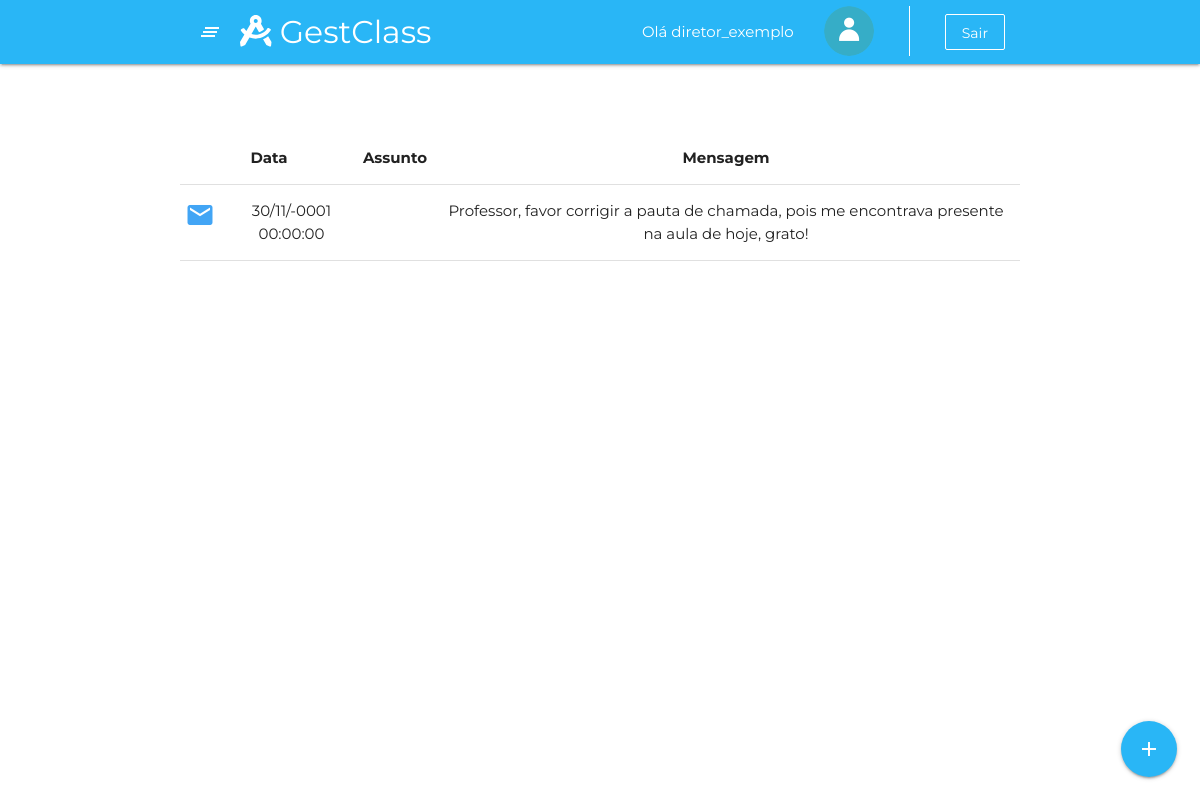
Before: /mensagensProfessor.html.php (signed in) with the older database file.
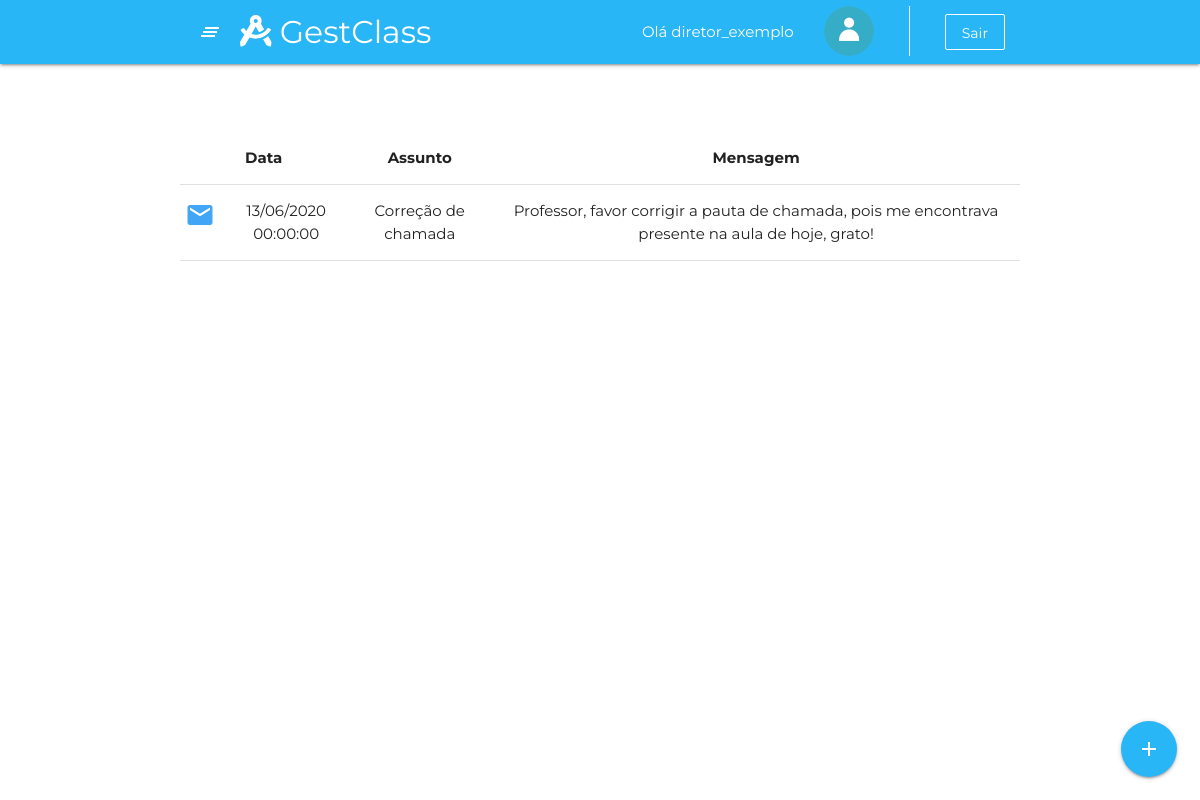
After: the same page with the newer database file.
### tables this page shows
CREATE TABLE diretor (
	ID_diretor INTEGER NOT NULL PRIMARY KEY AUTO_INCREMENT UNIQUE,
	nome_diretor VARCHAR (50) NOT NULL,
    foto VARCHAR(255),
	cep VARCHAR (10) NOT NULL,
    numero INTEGER NOT NULL,
    complemento VARCHAR (40),
    rg VARCHAR(15) NOT NULL UNIQUE,
    cpf VARCHAR(14) NOT NULL UNIQUE,
	email VARCHAR(65) NOT NULL UNIQUE,
    senha VARCHAR(50) NOT NULL,
    celular VARCHAR(15) NOT NULL,
    telefone VARCHAR(14),
    fk_id_tipo_usuario_diretor INTEGER NOT NULL,
    fk_id_escola_diretor INTEGER NOT NULL
);

CREATE TABLE contato (
	ID_mensagem INTEGER NOT NULL PRIMARY KEY AUTO_INCREMENT UNIQUE,
    mensagem TEXT NOT NULL,
    assunto VARCHAR(50) NOT NULL,
    data_mensagem DATETIME NOT NULL,
    fk_envio_aluno_ra_aluno INTEGER,
    fk_envio_responsavel_id_responsavel INTEGER,
    fk_envio_professor_id_professor INTEGER,
    fk_envio_diretor_id_diretor INTEGER,
    fk_envio_secretario_id_secretario INTEGER,
	fk_recebimento_aluno_ra_aluno INTEGER,
    fk_recebimento_responsavel_id_responsavel INTEGER,
	fk_recebimento_professor_id_professor INTEGER,
    fk_recebimento_diretor_id_diretor INTEGER,
    fk_recebimento_secretario_id_secretario INTEGER
);

### mensagensProfessor.html.php (the view, shortened to what this page needs)
<!DOCTYPE html>
<html lang="pt">
<head>
    <link rel="stylesheet" type="text/css" href="node_modules/materialize-css/dist/css/materialize.min.css" />
    <link rel="stylesheet" type="text/css" href="css/default.css" />
    <link rel="stylesheet" type="text/css" href="css/mensagensDiretor.css" />
</head>
<body>
    <?php
    include_once 'php/conexao.php';
    $id_usuario = $_SESSION["id_usuario"];
    $id_tipo_usuario = $_SESSION["id_tipo_usuario"];
    if ($id_tipo_usuario == 1) {
        require_once 'reqMenuAdm.php';
    } else if ($id_tipo_usuario == 2) {
        require_once 'reqDiretor.php';
    } else if ($id_tipo_usuario == 3) {
        require_once 'reqHeader.php';
    } elseif ($id_tipo_usuario == 4) {
        require_once 'reqProfessor.php';
    } elseif ($id_tipo_usuario  == 5) {
        require_once 'reqAluno.php';
    } else {
        require_once 'reqPais.php';
    }
    $query_mensagem = $conn->prepare("SELECT nome_professor,fk_recebimento_professor_id_professor,data_mensagem,assunto,mensagem
    FROM professor AS P
    JOIN contato AS C ON P.id_professor = C.fk_recebimento_professor_id_professor and P.id_professor = {$id_usuario}  ORDER BY data_mensagem DESC");
    $query_mensagem->execute();
    ?>
    <div class="container"><br><br><br>
        <div id="mensagens">
            <table class="highlight centered col s12 m12 l12">
                <thead>
                    <tr>
                        <th>Data</th>
                        <th>Assunto</th>
                        <th>Mensagem</th>
                    </tr>
                </thead>
                <tbody>
                    <?php while ($mensagens = $query_mensagem->fetch(PDO::FETCH_ASSOC)) { ?>
                        <tr>
                            <td><i class="small left material-icons blue-icon hide-on-small-only">email</i>
                                <?php echo date('d/m/Y H:i:s',strtotime($mensagens["data_mensagem"])); ?></td>
                            <td><?php echo $mensagens["assunto"]; ?></td>
                            <td><?php echo $mensagens["mensagem"]; ?></td>
                        </tr>
                    <?php } ?>
                </tbody>
            </table>
        </div>
    </div>
    <div class="fixed-action-btn">
        <a class="btn-floating btn-large light-blue lighten-1">
            <i class="large material-icons">add</i>
        </a>
    </div>
    <?php require_once 'reqFooter.php' ?>

### reqDiretor.php (shortened to what this page needs)
<?php
    include_once 'php/conexao.php';
    $id_usuario = $_SESSION["id_usuario"];
    $query = $conn->prepare("select * from diretor where id_diretor=$id_usuario");
    $query->execute();
    $dados = $query->fetch(PDO::FETCH_ASSOC);
    $nomeDir = $dados['nome_diretor'];
    $nome = Explode(" ",$nomeDir);
    $nome_dir = $nome[0];
?>
<!DOCTYPE html>
<html lang="pt">
<head>
    <link rel="stylesheet" type="text/css" href="node_modules/materialize-css/dist/css/materialize.min.css" />
    <link rel="stylesheet" type="text/css" href="node_modules/@fortawesome/fontawesome-free/css/all.min.css" />
    <link rel="stylesheet" type="text/css" href="node_modules/animate.css/animate.min.css" />
    <link rel="stylesheet" type="text/css" href="node_modules/aos/dist/aos.css" />
    <link rel="stylesheet" type="text/css" href="css/menu.css" />
    <link rel="stylesheet" type="text/css" href="css/default.css" />
    <link rel="stylesheet" type="text/css" href="css/homeSecretaria.css" />
</head>
<body>
    <header>
        <div class="navbar-fixed">
            <nav class="light-blue lighten-1">
                <div class="container">
                    <div class="nav-wrapper">
                        <a href="#" data-target="slide-out" class="sidenav-trigger show-on-large"><i
                                class="material-icons">clear_all</i></a>
                        <a href="homeDiretor.html.php" class="brand-logo"><i class="fas fa-drafting-compass"></i>
                            <span class="hide-on-small-only">GestClass<span></a>
                        <ul class="right">
                            <li>
                                <a class="transparent hide-on-small-only" disable>Olá <?php echo $nome_dir?></a>
                            </li>
                            <?php if(empty($dados['foto'])){?>
                            <li>
                                <a href="perfil.html.php" class="transparent hide-on-small-only">
                                    <img class="circle icon-user" width="50px" height="50px"
                                        src="assets/imagensBanco/usuario.png">
                                </a>
                            </li>
                            <?php }?>
                            <li>
                            </li>
                            <li>
                                <a href="php/logout.php" class="btn-flat btnLight hide-on-small-only">Sair</a>
                            </li>
                        </ul>
                    </div>
                </div>
            </nav>
        </div>
    </header>

### reqFooter.php (shortened to what this page needs)
</body>
</html>

### css/default.css (style rules this page uses)
body { margin: 0; padding: 0; font-family: 'Montserrat', sans-serif !important; }
.btn-flat { transition: 0.2s; text-transform: inherit; }
.btnLight { text-transform: inherit; border: 0.5px solid #fff; color: #fff; }

### css/menu.css (style rules this page uses)
.icon-user { padding: 0; margin: 0; margin-top: 6px; }

### css/homeSecretaria.css (style rules this page uses)
.blue-icon { color: #42a5f5; }

Changed rows visible on the page:
changed contato: data_mensagem "30/11/-0001 00:00:00" → "13/06/2020 00:00:00"; assunto (not shown) → "Correção de chamada"
